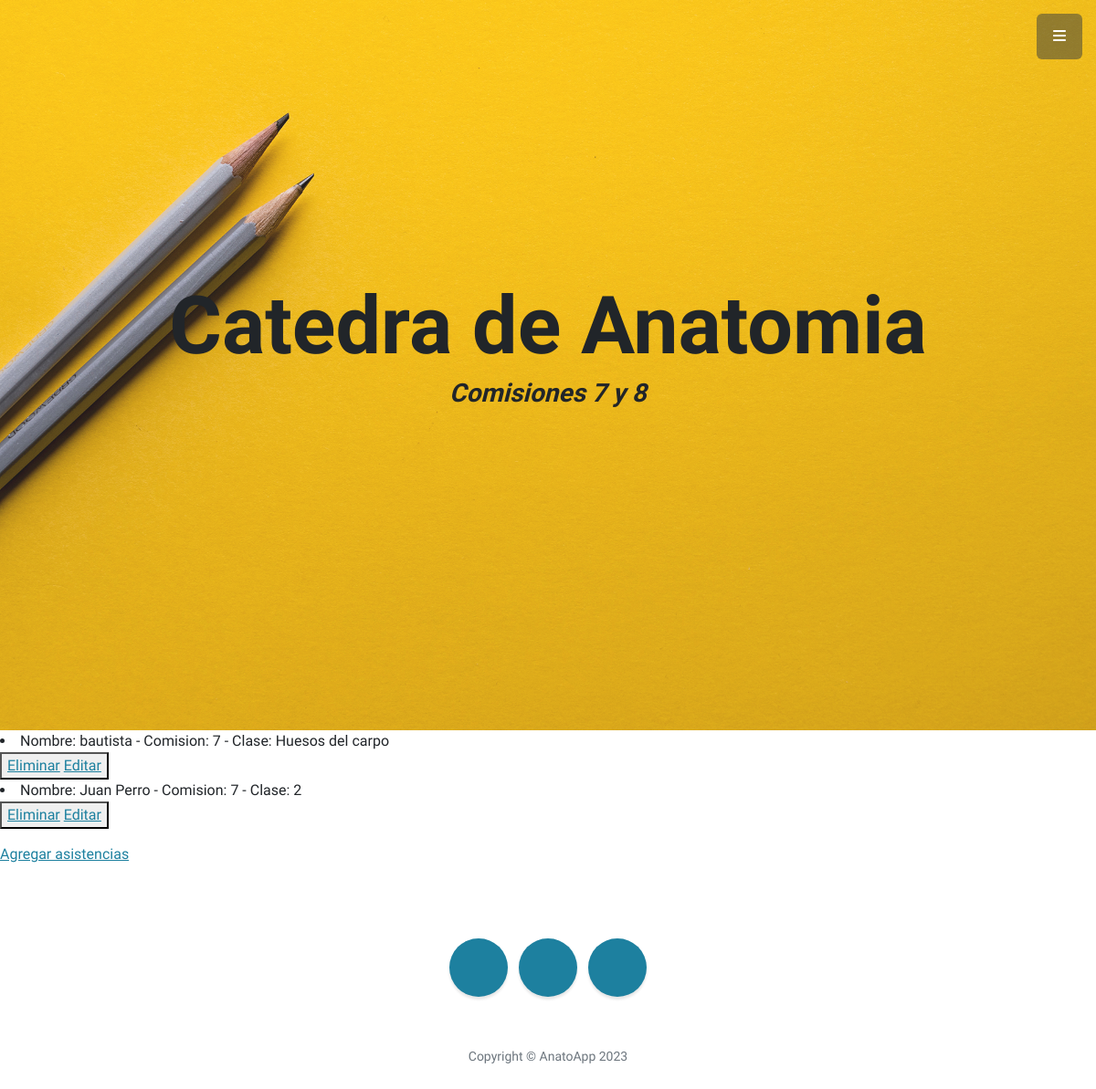
The app's page /AnatoApp/leerAsistencias, older data.
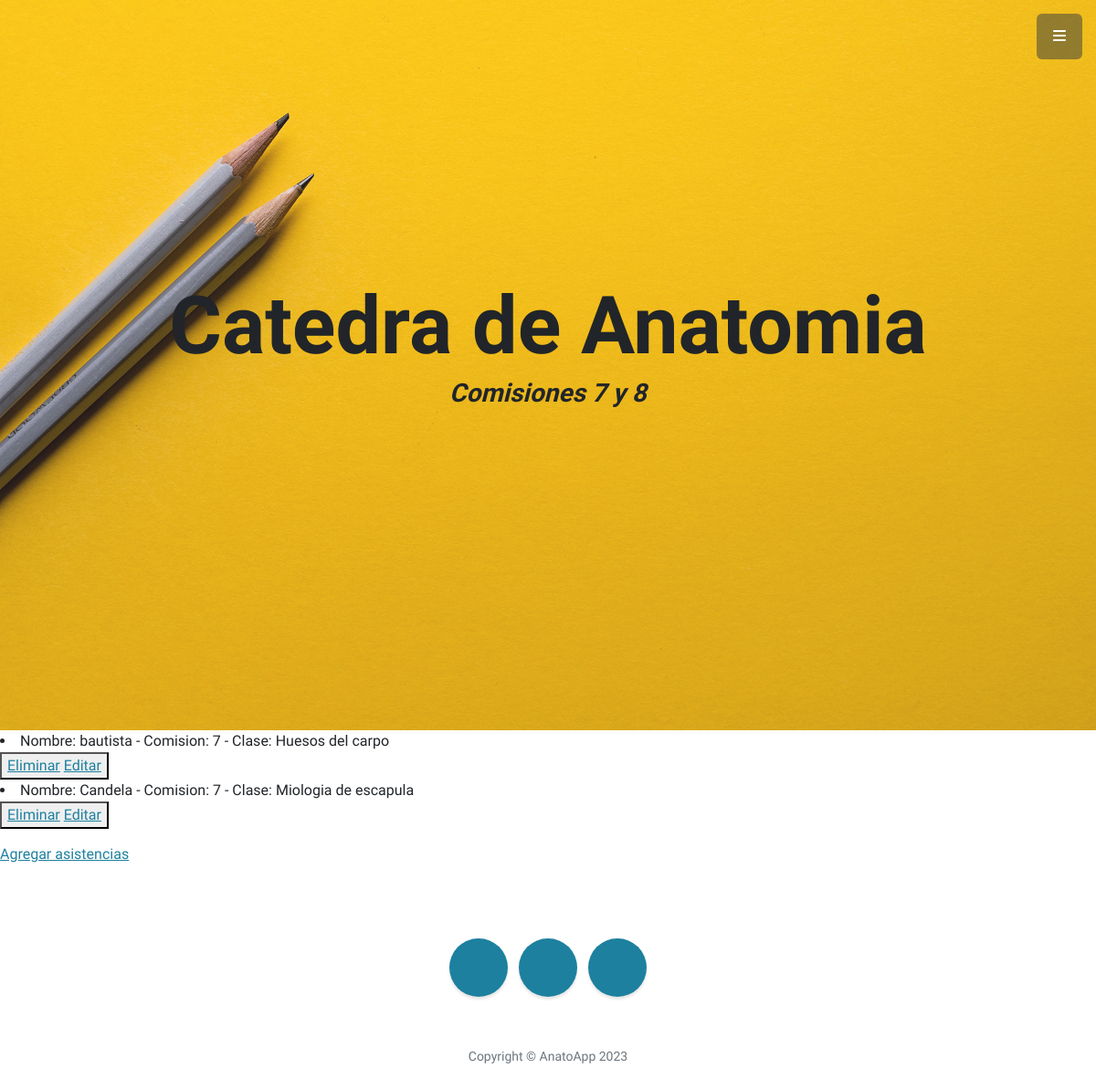
The same page, newer data.
### AnatoApp/models.py (models this page shows)
class Asistencias(models.Model):
    def __str__(self):
        return f"Nombre: {self.nombre} - Comision: {self.comision} - Clase: {self.clase}"
    nombre = models.CharField(max_length=40)
    comision = models.IntegerField()
    clase = models.CharField(max_length=40)
    presente = models.BooleanField()

### AnatoApp/views.py (the view)
# urls.py: path('leerAsistencias',views.leerAsistencias,name='LeerAsistencias'),
def leerAsistencias(request):
    asistencias= Asistencias.objects.all()
    contexto= {"asistencias": asistencias}
    return render(request, "AnatoApp/leerAsistencias.html",contexto)

### AnatoApp/templates/AnatoApp/leerAsistencias.html (shortened to what this page needs)
{% extends "AnatoApp/pagina2.html" %}
{% load static %}
{% block Alumnos %}
<!DOCTYPE html>
<html lang="en">
<head>
</head>
<body>
    {% for p in asistencias %}
        <li>{{p}}</li>
        <button>
            <a href="{% url 'EliminarAsistencia' p.nombre %}"> Eliminar</a>
            <a href="{% url 'EditarAsistencia' p.nombre %}">Editar</a>
        </button>
    {% endfor %}
    <a href="{% url 'AsistenciasFormulario' %}">Agregar asistencias</a>
</body>
</html>
{% endblock %}

Row changes from the older to the newer data that the page shows:
removed Asistencias: nombre+comision+clase "Nombre: Juan Perro - Comision: 7 - Clase: 2"
added Asistencias: nombre+comision+clase "Nombre: Candela - Comision: 7 - Clase: Miologia de escapula"
